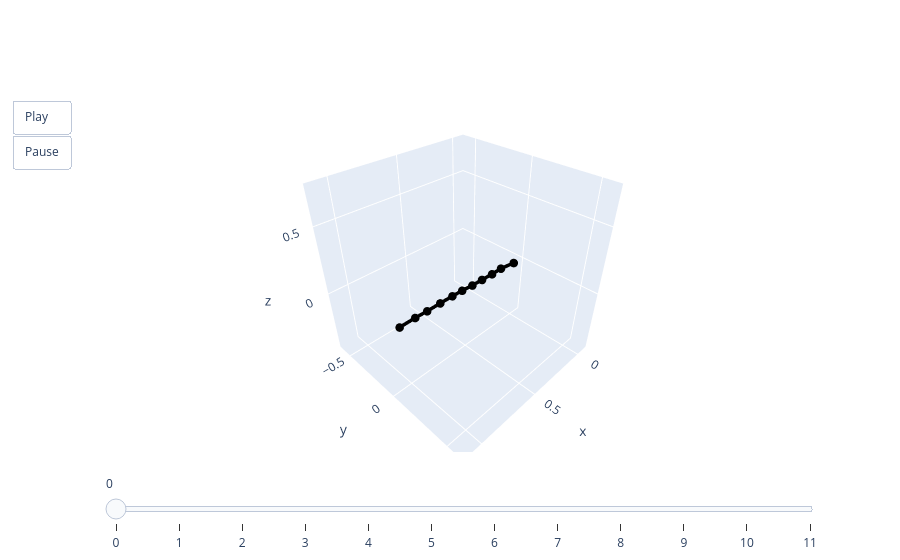

This figure's notebook cell:
### Code cell
animate(valid.qs[1])

### Figure 1 — Plotly figure (JSON) as saved in the notebook; plotly's stock layout.template omitted (floating-point values rounded to 4 significant figures)
{"data": [{"line": {"color": "black", "width": 7}, "marker": {"size": 5}, "mode": "lines+markers", "type": "scatter3d", "x": [0, 0.1431, 0.2375, 0.34, 0.4351, 0.5307, 0.6192, 0.7249, 0.8329, 0.9273, 1.045], "y": [0, 0, 0, 0, 0, 0, 0, 0, 0, 0, 0], "z": [0, 0.01908, 0.0177, 0.02118, 0.02352, 0.03153, 0.03422, 0.03614, 0.03613, 0.03982, 0.03913]}], "layout": {"scene": {"aspectmode": "cube", "xaxis": {"autorange": false, "range": [-0.1045, 1.15]}, "yaxis": {"autorange": false, "range": [-0.627, 0.627]}, "zaxis": {"autorange": false, "range": [-0.4826, 0.7714]}}, "sliders": [{"steps": [{"args": [["0"], {"frame": {"duration": 0, "redraw": true}, "mode": "immediate"}], "label": "0", "method": "animate"}, {"args": [["1"], {"frame": {"duration": 0, "redraw": true}, "mode": "immediate"}], "label": "1", "method": "animate"}, {"args": [["2"], {"frame": {"duration": 0, "redraw": true}, "mode": "immediate"}], "label": "2", "method": "animate"}, {"args": [["3"], {"frame": {"duration": 0, "redraw": true}, "mode": "immediate"}], "label": "3", "method": "animate"}, {"args": [["4"], {"frame": {"duration": 0, "redraw": true}, "mode": "immediate"}], "label": "4", "method": "animate"}, {"args": [["5"], {"frame": {"duration": 0, "redraw": true}, "mode": "immediate"}], "label": "5", "method": "animate"}, {"args": [["6"], {"frame": {"duration": 0, "redraw": true}, "mode": "immediate"}], "label": "6", "method": "animate"}, {"args": [["7"], {"frame": {"duration": 0, "redraw": true}, "mode": "immediate"}], "label": "7", "method": "animate"}, {"args": [["8"], {"frame": {"duration": 0, "redraw": true}, "mode": "immediate"}], "label": "8", "method": "animate"}, {"args": [["9"], {"frame": {"duration": 0, "redraw": true}, "mode": "immediate"}], "label": "9", "method": "animate"}, {"args": [["10"], {"frame": {"duration": 0, "redraw": true}, "mode": "immediate"}], "label": "10", "method": "animate"}, {"args": [["11"], {"frame": {"duration": 0, "redraw": true}, "mode": "immediate"}], "label": "11", "method": "animate"}]}], "updatemenus": [{"buttons": [{"args": [null, {"frame": {"duration": 50, "redraw": true}, "fromcurrent": true}], "label": "Play", "method": "animate"}, {"args": [[null], {"frame": {"duration": 0, "redraw": true}, "mode": "immediate"}], "label": "Pause", "method": "animate"}], "showactive": false, "type": "buttons"}]}}
